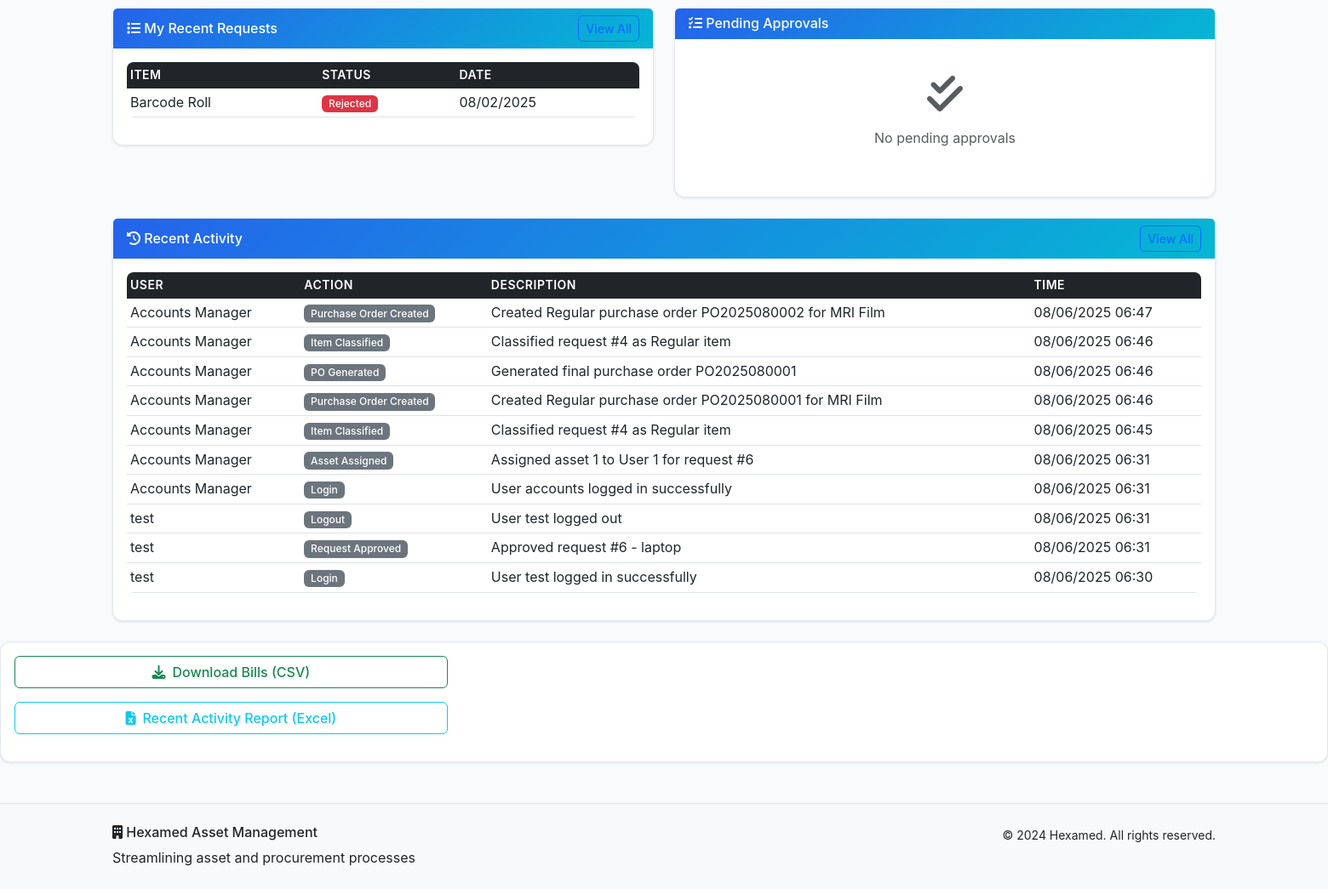
/dashboard (signed in, lower part), run on an earlier commit of the app's database.
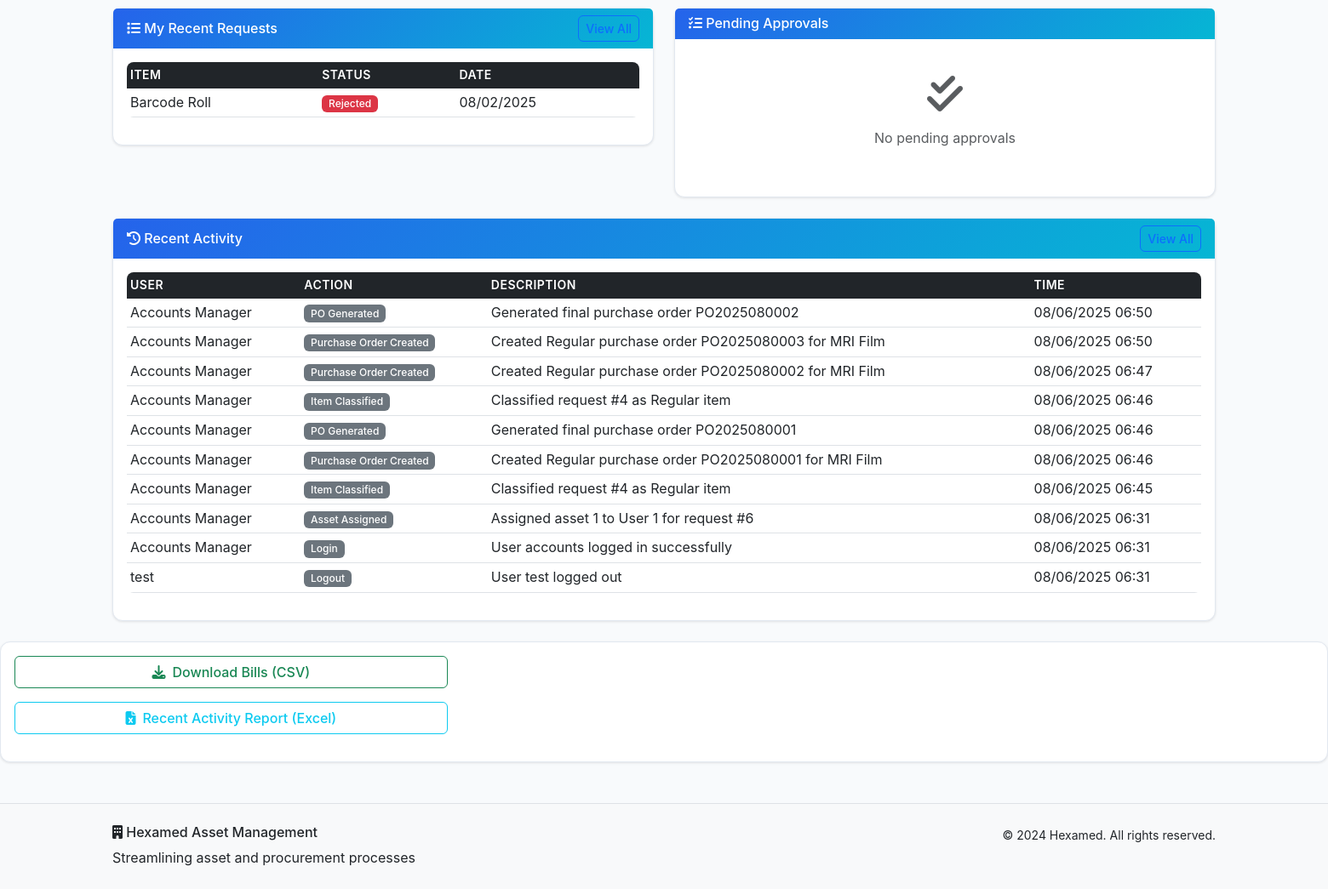
And on a later commit of the database.
### models.py (models this page shows, shortened)
class AssetRequest(db.Model):
    id = db.Column(db.Integer, primary_key=True)
    item_name = db.Column(db.String(200), nullable=False)
    quantity = db.Column(db.Integer, nullable=False)
    purpose = db.Column(db.Text, nullable=False)
    request_type = db.Column(db.String(50), nullable=False)
    estimated_cost = db.Column(db.Float)
    urgency = db.Column(db.String(20), default='Normal')
    is_bulk_request = db.Column(db.Boolean, default=False)
    bulk_items = db.Column(db.Text)  # JSON array of items for bulk requests
    item_classification = db.Column(db.String(20))  # 'Regular' or 'Specific' - set by SCM
    status = db.Column(db.String(20), default='Pending')
    current_approval_level = db.Column(db.Integer, default=1)
    floor = db.Column(db.String(50))
    fulfilled_from_asset_id = db.Column(db.Integer, db.ForeignKey('asset.id'))
    fulfilled_quantity = db.Column(db.Integer, default=0)
    fulfilled_by = db.Column(db.Integer, db.ForeignKey('user.id'))
    fulfilled_at = db.Column(db.DateTime)
    fulfillment_notes = db.Column(db.Text)
    created_at = db.Column(db.DateTime, default=datetime.utcnow)
    updated_at = db.Column(db.DateTime, default=datetime.utcnow, onupdate=datetime.utcnow)
    user_id = db.Column(db.Integer, db.ForeignKey('user.id'), nullable=False)
    uploaded_files = db.relationship('UploadedFile', backref='request', lazy=True, cascade='all, delete-orphan')
    approvals = db.relationship('Approval', backref='request', lazy=True, cascade='all, delete-orphan')
    fulfilled_from_asset = db.relationship('Asset', foreign_keys=[fulfilled_from_asset_id])
    fulfilled_by_user = db.relationship('User', foreign_keys=[fulfilled_by])

class ActivityLog(db.Model):
    id = db.Column(db.Integer, primary_key=True)
    action = db.Column(db.String(100), nullable=False)
    description = db.Column(db.Text, nullable=False)
    timestamp = db.Column(db.DateTime, default=datetime.utcnow)
    ip_address = db.Column(db.String(45))
    user_id = db.Column(db.Integer, db.ForeignKey('user.id'), nullable=False)
    request_id = db.Column(db.Integer, db.ForeignKey('asset_request.id'), nullable=True)
    user = db.relationship('User', backref='activities')
    request = db.relationship('AssetRequest', backref='activities')

class User(db.Model):
    id = db.Column(db.Integer, primary_key=True)
    username = db.Column(db.String(80), unique=True, nullable=False)
    email = db.Column(db.String(120), unique=True, nullable=False)
    password_hash = db.Column(db.String(256), nullable=False)
    role = db.Column(db.String(50), nullable=False, default='User')
    full_name = db.Column(db.String(100), nullable=False)
    floor = db.Column(db.String(50))
    department = db.Column(db.String(100))
    created_at = db.Column(db.DateTime, default=datetime.utcnow)
    is_active = db.Column(db.Boolean, default=True)
    requests = db.relationship('AssetRequest', foreign_keys='AssetRequest.user_id', backref='requester', lazy=True)

### routes.py (the view)
    def decorated_function(*args, **kwargs):
        if 'user_id' not in session:
            flash('Please log in to access this page.', 'warning')
            return redirect(url_for('login'))
        return f(*args, **kwargs)

### routes.py (called while the page is built)
def require_login(f):
    def decorated_function(*args, **kwargs):
        if 'user_id' not in session:
            flash('Please log in to access this page.', 'warning')
            return redirect(url_for('login'))
        return f(*args, **kwargs)
    decorated_function.__name__ = f.__name__
    return decorated_function

### templates/dashboard.html (shortened to what the changed rows need)
{% extends "base.html" %}
{% block content %}
<div class="container my-4">
    <div class="row">
        <div class="col-lg-6 mb-4">
            <div class="card">
                <div class="card-body">
                    {% if user_requests %}
                        <div class="table-responsive">
                            <table class="table table-sm">
                                <thead>
                                    <tr>
                                        <th>Item</th>
                                        <th>Status</th>
                                        <th>Date</th>
                                    </tr>
                                </thead>
                                <tbody>
                                    {% for req in user_requests %}
                                    <tr>
                                        <td>{{ req.item_name }}</td>
                                        <td>
                                            {% if req.status == 'Pending' %}
                                                <span class="badge bg-warning">{{ req.status }}</span>
                                            {% elif req.status == 'Approved' %}
                                                <span class="badge bg-success">{{ req.status }}</span>
                                            {% elif req.status == 'Rejected' %}
                                                <span class="badge bg-danger">{{ req.status }}</span>
                                            {% else %}
                                                <span class="badge bg-secondary">{{ req.status }}</span>
                                            {% endif %}
                                        </td>
                                        <td>{{ req.created_at.strftime('%m/%d/%Y') if req.created_at else 'N/A' }}</td>
                                    </tr>
                                    {% endfor %}
                                </tbody>
                            </table>
                        </div>
                    {% else %}
                        <div class="text-center py-4">
                            <i class="fas fa-inbox fa-3x text-muted mb-3"></i>
                            <p class="text-muted">No requests yet</p>
                            <a href="{{ url_for('create_request') }}" class="btn btn-primary">Create Your First Request</a>
                        </div>
                    {% endif %}
                </div>
            </div>
        </div>
    </div>
    <div class="row">
        <div class="col-12">
            <div class="card">
                <div class="card-body">
                    {% if recent_activities %}
                        <div class="table-responsive">
                            <table class="table table-sm">
                                <thead>
                                    <tr>
                                        <th>User</th>
                                        <th>Action</th>
                                        <th>Description</th>
                                        <th>Time</th>
                                    </tr>
                                </thead>
                                <tbody>
                                    {% for activity in recent_activities %}
                                    <tr>
                                        <td>{{ activity.user.full_name }}</td>
                                        <td>
                                            <span class="badge bg-secondary">{{ activity.action }}</span>
                                        </td>
                                        <td>{{ activity.description }}</td>
                                        <td>{{ activity.timestamp.strftime('%m/%d/%Y %H:%M') if activity.timestamp else 'N/A' }}</td>
                                    </tr>
                                    {% endfor %}
                                </tbody>
                            </table>
                        </div>
                    {% else %}
                        <div class="text-center py-4">
                            <i class="fas fa-history fa-3x text-muted mb-3"></i>
                            <p class="text-muted">No recent activity</p>
                        </div>
                    {% endif %}
                </div>
            </div>
        </div>
    </div>
</div>
{% endblock %}

What changed in the data, as far as the page shows it:
no longer on this page (row unchanged): ActivityLog: user.full_name "test", action "Request Approved", description "Approved request #6 - laptop", timestamp "08/06/2025 06:31"
no longer on this page (row unchanged): ActivityLog: user.full_name "test", action "Login", description "User test logged in successfully", timestamp "08/06/2025 06:30"
added ActivityLog: user.full_name "Accounts Manager", action "PO Generated", description "Generated final purchase order PO2025080002", timestamp "08/06/2025 06:50"
added ActivityLog: user.full_name "Accounts Manager", action "Purchase Order Created", description "Created Regular purchase order PO2025080003 for MRI Film", timestamp "08/06/2025 06:50"
